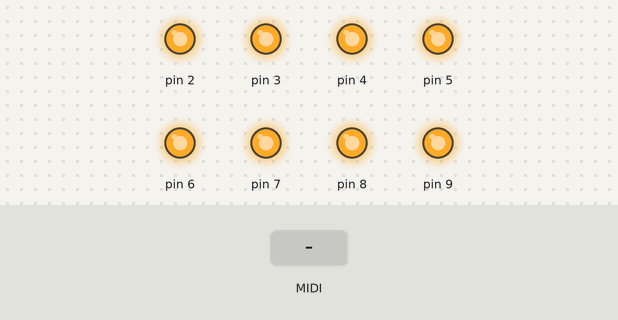
Simulated run of this sketch. Board: Arduino Uno, built with avr-gcc and run on an emulated ATmega328P. Parts: output pins drawn as LEDs (lit = HIGH). The test bench sets the inputs (shaded band). MIDI output is not drawn.

Above: at 3.21 s.
At 7.8 s:
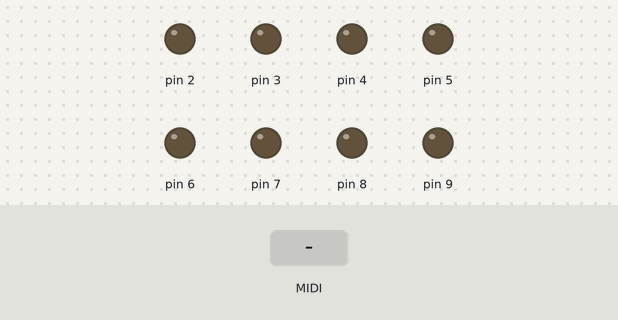
7.9 s: MIDI note 36 received
At 8.05 s:
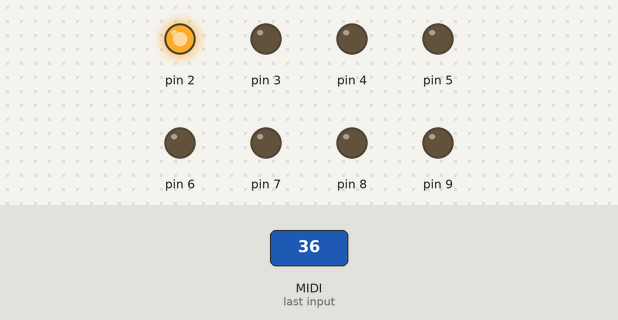
Timing chart, 0 to 10.9 s (numbered marks = the images above; inputs shaded):
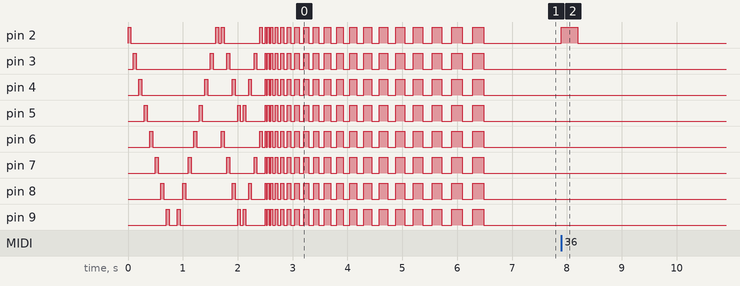

Measured:
- after the input at 7.9 s, pin 2: LOW → HIGH at once, → LOW 0.30 s later

The sketch:

midi_8_03.ino
```cpp
#include <MIDI.h>  // Add Midi Library

#define LED 13    // Arduino Board LED is on Pin 13

//Create an instance of the library with default name, serial port and settings
MIDI_CREATE_DEFAULT_INSTANCE();

void setup() {
  //pinMode (LED, OUTPUT); // Set Arduino board pin 13 to output
  //MIDI.begin(MIDI_CHANNEL_OMNI); // Initialize the Midi Library.
  // OMNI sets it to listen to all channels.. MIDI.begin(2) would set it
  // to respond to notes on channel 2 only.
  //MIDI.setHandleNoteOn(MyHandleNoteOn); // This is important!! This command
  // tells the Midi Library which function you want to call when a NOTE ON command
  // is received. In this case it's "MyHandleNoteOn".
  //MIDI.setHandleNoteOff(MyHandleNoteOff); // This command tells the Midi Library
  // to call "MyHandleNoteOff" when a NOTE OFF command is received.

pinMode(2,OUTPUT);
pinMode(3,OUTPUT);
pinMode(4,OUTPUT);
pinMode(5,OUTPUT);
pinMode(6,OUTPUT);
pinMode(7,OUTPUT);
pinMode(8,OUTPUT);
pinMode(9,OUTPUT);

digitalWrite(2,LOW);
digitalWrite(3,LOW);
digitalWrite(4,LOW);
digitalWrite(5,LOW);
digitalWrite(6,LOW);
digitalWrite(7,LOW);
digitalWrite(8,LOW);
digitalWrite(9,LOW);
for (int i = 2; i <= 10; i++){
digitalWrite(i,HIGH);
delay(50);
digitalWrite(i,LOW);
delay(50);
  }
  for (int i = 9; i >= 2; i--){
digitalWrite(i,HIGH);
delay(50);
digitalWrite(i,LOW);
delay(50);
  }
 for (int i = 2; i <= 5; i++){
digitalWrite(i,HIGH);
digitalWrite(i+4,HIGH);
delay(50);
digitalWrite(i,LOW);
digitalWrite(i+4,LOW);
delay(50);
  }
    for (int i = 5; i >= 2; i--){
digitalWrite(i,HIGH);
digitalWrite(i+4,HIGH);
delay(50);
digitalWrite(i,LOW);
digitalWrite(i+4,LOW);
delay(50);
  }
for (int i = 2; i <= 20; i++){
digitalWrite(2,HIGH);
digitalWrite(3,HIGH);
digitalWrite(4,HIGH);
digitalWrite(5,HIGH);
digitalWrite(6,HIGH);
digitalWrite(7,HIGH);
digitalWrite(8,HIGH);
digitalWrite(9,HIGH);
delay(10*i);
digitalWrite(2,LOW);
digitalWrite(3,LOW);
digitalWrite(4,LOW);
digitalWrite(5,LOW);
digitalWrite(6,LOW);
digitalWrite(7,LOW);
digitalWrite(8,LOW);
digitalWrite(9,LOW);
delay(10*i);
  }
//digitalWrite(i,HIGH);
//delay(200);
//digitalWrite(i,LOW);

MIDI.begin(10); // Midi channel

MIDI.setHandleNoteOn(MyHandleNoteOn); // This is important!! This command
// tells the Midi Library which function you want to call when a NOTE ON command
// is received. In this case it's "MyHandleNoteOn".
MIDI.setHandleNoteOff(MyHandleNoteOff); // This command tells the Midi Library
// to call "MyHandleNoteOff" when a NOTE OFF command is received.
}

void loop() { // Main loop


MIDI.read(); // Continuously check if Midi data has been received.
}

void MyHandleNoteOn(byte channel, byte pitch, byte velocity) {
if (channel == 10) //Works only with MIDI channel 10
{
if (pitch == 36)
digitalWrite(2,HIGH); //Turn Kick on
if (pitch == 37)
digitalWrite(3,HIGH); //Turn Snare on
if (pitch == 38)
digitalWrite(4,HIGH); //Turn Hit Hat on
if (pitch == 39)
digitalWrite(5,HIGH); //Turn Kick on
if (pitch == 40)
digitalWrite(6,HIGH); //Turn Snare on
if (pitch == 42)
digitalWrite(7,HIGH); //Turn Hit Hat on
if (pitch == 43)
digitalWrite(8,HIGH); //Turn Kick on
if (pitch == 44)
digitalWrite(9,HIGH); //Turn Snare on

}

}

void MyHandleNoteOff(byte channel, byte pitch, byte velocity) {
if (channel == 10)
{
if (pitch == 36)
digitalWrite(2,LOW); //Turn Kick off
if (pitch == 37)
digitalWrite(3,LOW); //Turn Snare off
if (pitch == 38)
digitalWrite(4,LOW); //Turn Hit Hat off
if (pitch == 39)
digitalWrite(5,LOW); //Turn Kick off
if (pitch == 40)
digitalWrite(6,LOW); //Turn Snare off
if (pitch == 42)
digitalWrite(7,LOW); //Turn Hit Hat off
if (pitch == 43)
digitalWrite(8,LOW); //Turn Kick off
if (pitch == 44)
digitalWrite(9,LOW); //Turn Snare off

}

}
```
